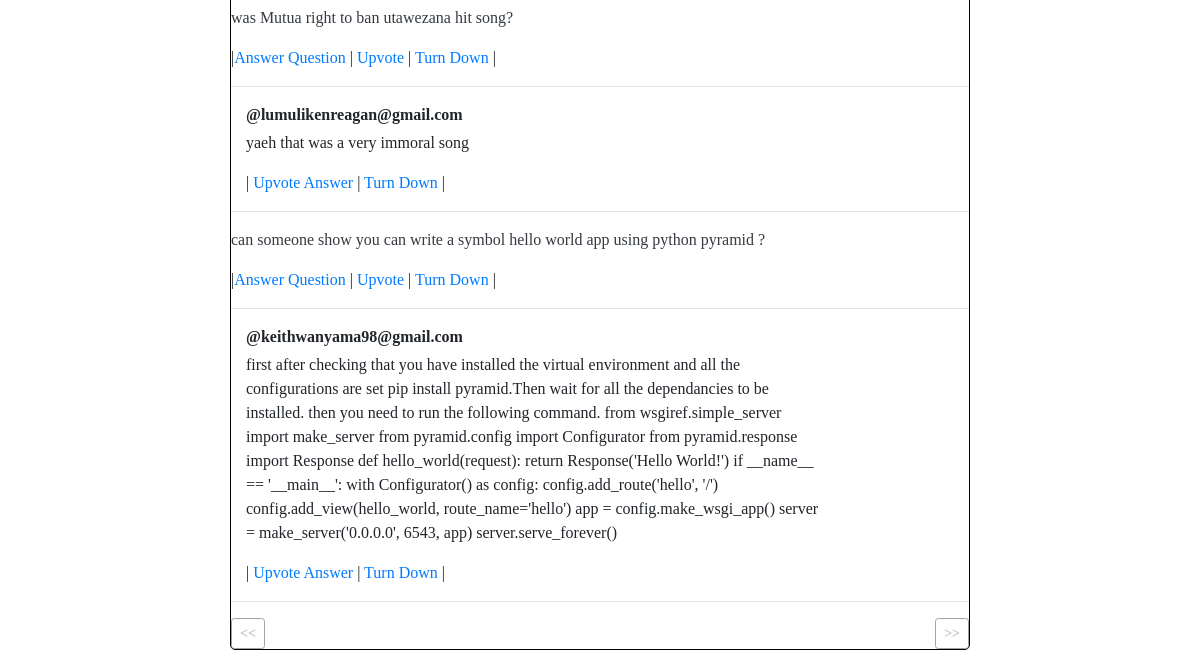
Before: /users/question (signed in, lower part) with the older database file.
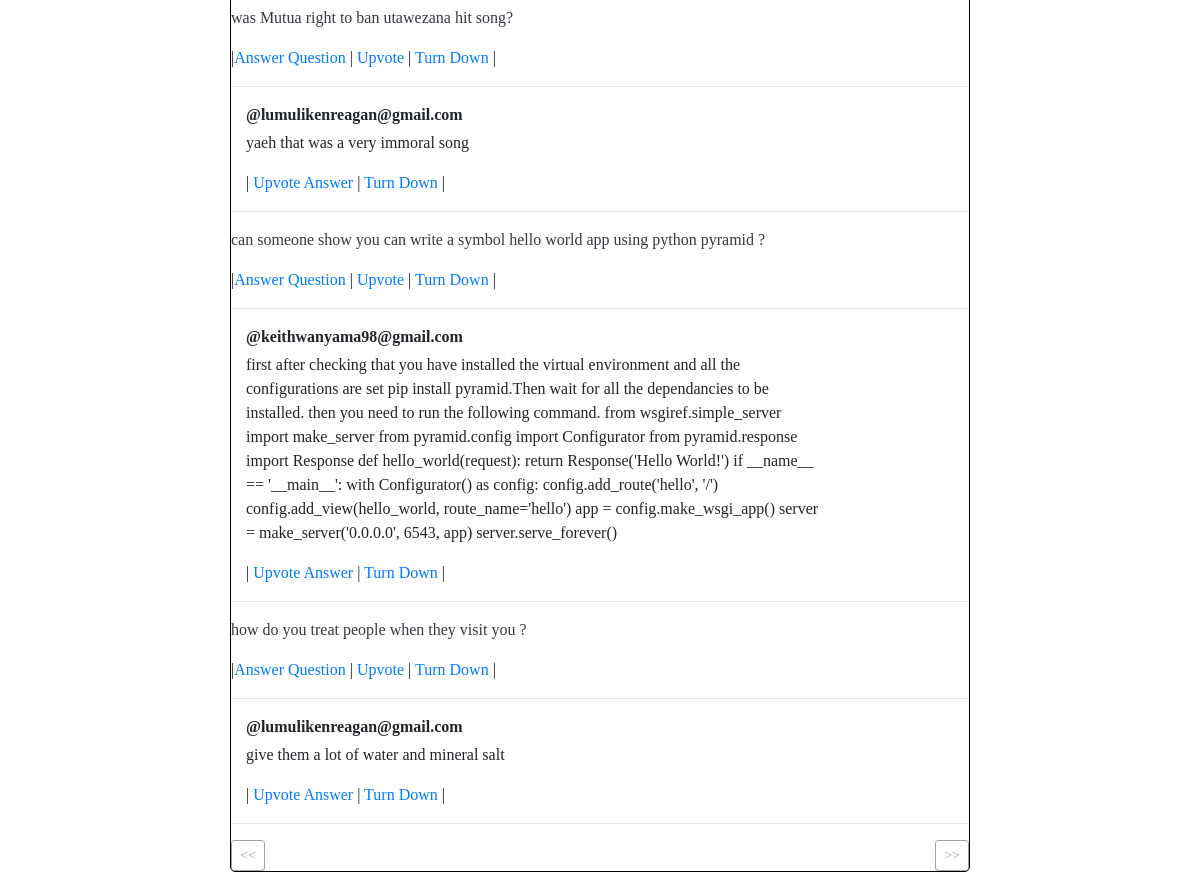
After: the same page with the newer database file.
### src/models/__init__.py (models this page shows, shortened)
class Questions(db.Model):
    id = db.Column(db.Integer, primary_key=True)
    question = db.Column(db.Text, nullable=False)
    is_answered = db.Column(db.Boolean, default=False)
    category = db.Column(db.String(200), nullable=False)
    author = db.Column(db.String(200), nullable=False)
    url = db.Column(db.String(200), nullable=False)
    upvote = db.Column(db.Integer, default=0)
    answer = db.relationship('Answers', backref='question')

class Answers(db.Model):
    id = db.Column(db.Integer, primary_key=True)
    answer = db.Column(db.Text, nullable=False)
    upvote = db.Column(db.Integer, default=0)
    author = db.Column(db.String(200), nullable=False)
    url = db.Column(db.String(200), nullable=False)
    date = db.Column(db.String(200), nullable=False, default=datetime.today().now)
    question_id = db.Column(db.ForeignKey('questions.id'))

### src/views/__init__.py (the view)
@views_blueprint.route('/question', methods=['GET', 'POST'])
def question():
    if not 'username' in session:
        return redirect(url_for('users.login'))
    page = request.args.get('page', type=int)
    user = User.query.filter_by(name=session['username']).first()
    count = Posts.query.filter_by(user_id=user.id).count()
    qn = Questions.query.paginate(page=page, per_page=10)
    return render_template('quiz/question.html', qn=qn, user=user, count=count)

### src/views/__init__.py (called while the page is built)
@views_blueprint.before_request
def before_request():
    g.user = None
    if 'username' in session:
        g.user = session['username']

### src/templates/quiz/question.html (shortened to what this page needs)
{% extends 'public/main.html' %} {% block body %}
<div class="container-fluid position-absolute" style="top: 8em">
    <div class="row">
        <div class="col-lg-2">
        </div>
        <div class="col-lg-8">
            <div class="container one">
                <div class="one-body">
                    {%for qn in qn.items%}
                    <div class="d-flex">
                        <p class="text text-dark mr-2 text-break">{{qn.question}}</p>
                    </div>
                    |<a href="{{url_for('users.answ', id=qn.id)}}" class="text-decoration-none text-capitalize">answer question</a> |<a href="#" class="text-decoration-none text-capitalize" id="upvoteanswer"> upvote</a> | <a href="" class="text-decoration-none text-capitalize">turn down </a>|
                    <hr> {%for answer in qn.answer%}
                    <div class="col-lg-10">
                        <ul class="list-unstyled mt-3">
                            <li class="media">
                                <div class="media-body">
                                    <p class="mt-0 mb-1 font-weight-bold">@{{answer.author}}</p>
                                    <p class="text mr-2">{{answer.answer}}</p>
                                    |<a href="#" class="text-decoration-none text-capitalize"> upvote answer</a> | <a href="" class="text-decoration-none text-capitalize">turn down </a>|
                                </div>
                            </li>
                        </ul>
                    </div>
                    {%endfor%}
                    <hr>{%endfor%}
                    <div class="paginate">
                        <div class="right mr-auto">
                            {% if qn.has_prev%}
                            <a href="{{url_for( 'users.question', page=qn.prev_num)}} " class="btn btn-outline-secondary btn-sm">&lt;&lt;</a> {%else%}
                            <a href="{{url_for( 'users.question', page=qn.prev_num)}} " class="btn btn-outline-secondary btn-sm disabled">&lt;&lt;</a> {%endif%}
                        </div>
                        <div class="left ml-auto">
                            {%if qn.has_next%}
                            <a href="{{url_for( 'users.question', page=qn.next_num)}} " class="btn btn-outline-secondary btn-sm">&gt;&gt;</a> {%else%}
                            <a href="{{url_for( 'users.question', page=qn.next_num)}} " class="btn btn-outline-secondary btn-sm disabled">&gt;&gt;</a> {%endif%}
                        </div>
                    </div>
                </div>
            </div>
        </div>
    </div>
</div>
{% endblock body %}

Changed rows visible on the page:
added Questions: question "how do you treat people when they visit you ?"
added Answers: author "lumulikenreagan@gmail.com", answer "give them a lot of water and mineral salt", shown under "how do you treat people when they visit you ?"
